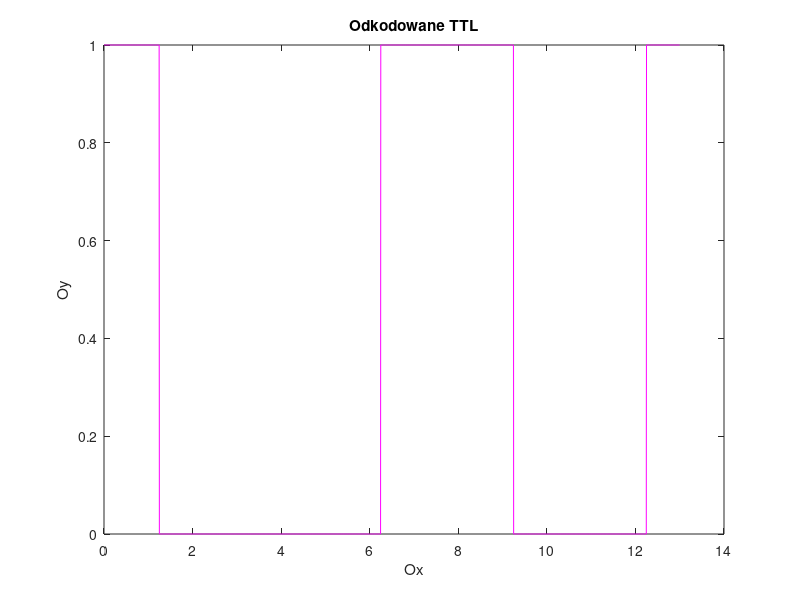

MATLAB code for this plot:
clc
close
clear

fileID = fopen('Time.txt','r');
x= fscanf(fileID,'%f')';
fileID = fopen('DecTTL.txt','r');
y= fscanf(fileID,'%f')';

w=plot(x, y,'m-','MarkerEdgeColor',[0,0,0],'MarkerFaceColor',[0.7,0,0.7],...
     'MarkerSize',10);
 hold on
title('Odkodowane TTL')
xlabel('Ox')
ylabel('Oy')